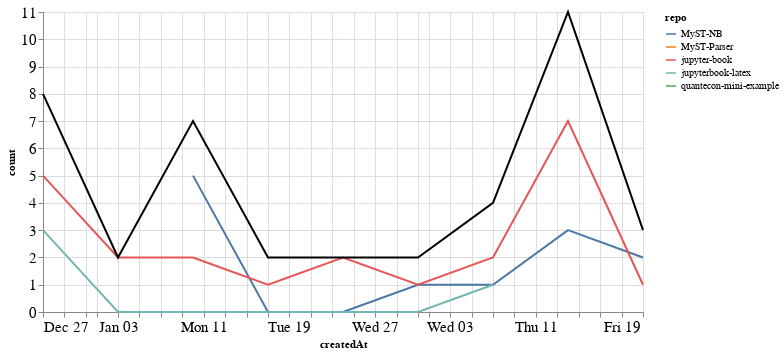

Source (notebook cell):
### Markdown cell above
### Comments

### Code cell
comments_time = comments.groupby('repo').resample('W', on='createdAt').count()['author'].reset_index()
comments_time = comments_time.rename(columns={'author': 'count'})
comments_time_total = comments_time.groupby('createdAt').agg({"count": "sum"}).reset_index()
ch1 = alt.Chart(comments_time, width=600).mark_line().encode(
    x='createdAt',
    y='count',
    color='repo',
    tooltip="repo"
)

ch2 = alt.Chart(comments_time_total, width=600).mark_line(color="black").encode(
    x='createdAt',
    y='count',
)

ch1 + ch2

### Figure 1 — Vega-Lite specification as saved in the notebook (floating-point values rounded to 4 significant figures)
{"config": {"axisLeft": {"labelFontSize": 15}, "axisBottom": {"labelFontSize": 15}}, "layer": [{"data": {"name": "data-ea31d3c5d85345e4e161e22090badeba"}, "mark": "line", "encoding": {"color": {"type": "nominal", "field": "repo"}, "tooltip": {"type": "nominal", "field": "repo"}, "x": {"type": "temporal", "field": "createdAt"}, "y": {"type": "quantitative", "field": "count"}}, "width": 600}, {"data": {"name": "data-776491ca64e073df0793eed2e3743af4"}, "mark": {"type": "line", "color": "black"}, "encoding": {"x": {"type": "temporal", "field": "createdAt"}, "y": {"type": "quantitative", "field": "count"}}, "width": 600}], "$schema": "https://vega.github.io/schema/vega-lite/v4.8.1.json", "datasets": {"data-ea31d3c5d85345e4e161e22090badeba": [{"repo": "MyST-NB", "createdAt": "2021-01-10T00:00:00", "count": 5}, {"repo": "MyST-NB", "createdAt": "2021-01-17T00:00:00", "count": 0}, {"repo": "MyST-NB", "createdAt": "2021-01-24T00:00:00", "count": 0}, {"repo": "MyST-NB", "createdAt": "2021-01-31T00:00:00", "count": 1}, {"repo": "MyST-NB", "createdAt": "2021-02-07T00:00:00", "count": 1}, {"repo": "MyST-NB", "createdAt": "2021-02-14T00:00:00", "count": 3}, {"repo": "MyST-NB", "createdAt": "2021-02-21T00:00:00", "count": 2}, {"repo": "MyST-Parser", "createdAt": "2021-01-17T00:00:00", "count": 1}, {"repo": "jupyter-book", "createdAt": "2020-12-27T00:00:00", "count": 5}, {"repo": "jupyter-book", "createdAt": "2021-01-03T00:00:00", "count": 2}, {"repo": "jupyter-book", "createdAt": "2021-01-10T00:00:00", "count": 2}, {"repo": "jupyter-book", "createdAt": "2021-01-17T00:00:00", "count": 1}, {"repo": "jupyter-book", "createdAt": "2021-01-24T00:00:00", "count": 2}, {"repo": "jupyter-book", "createdAt": "2021-01-31T00:00:00", "count": 1}, {"repo": "jupyter-book", "createdAt": "2021-02-07T00:00:00", "count": 2}, {"repo": "jupyter-book", "createdAt": "2021-02-14T00:00:00", "count": 7}, {"repo": "jupyter-book", "createdAt": "2021-02-21T00:00:00", "count": 1}, {"repo": "jupyterbook-latex", "createdAt": "2020-12-27T00:00:00", "count": 3}, {"repo": "jupyterbook-latex", "createdAt": "2021-01-03T00:00:00", "count": 0}, {"repo": "jupyterbook-latex", "createdAt": "2021-01-10T00:00:00", "count": 0}, {"repo": "jupyterbook-latex", "createdAt": "2021-01-17T00:00:00", "count": 0}, {"repo": "jupyterbook-latex", "createdAt": "2021-01-24T00:00:00", "count": 0}, {"repo": "jupyterbook-latex", "createdAt": "2021-01-31T00:00:00", "count": 0}, {"repo": "jupyterbook-latex", "createdAt": "2021-02-07T00:00:00", "count": 1}, {"repo": "quantecon-mini-example", "createdAt": "2021-02-14T00:00:00", "count": 1}], "data-776491ca64e073df0793eed2e3743af4": [{"createdAt": "2020-12-27T00:00:00", "count": 8}, {"createdAt": "2021-01-03T00:00:00", "count": 2}, {"createdAt": "2021-01-10T00:00:00", "count": 7}, {"createdAt": "2021-01-17T00:00:00", "count": 2}, {"createdAt": "2021-01-24T00:00:00", "count": 2}, {"createdAt": "2021-01-31T00:00:00", "count": 2}, {"createdAt": "2021-02-07T00:00:00", "count": 4}, {"createdAt": "2021-02-14T00:00:00", "count": 11}, {"createdAt": "2021-02-21T00:00:00", "count": 3}]}}
